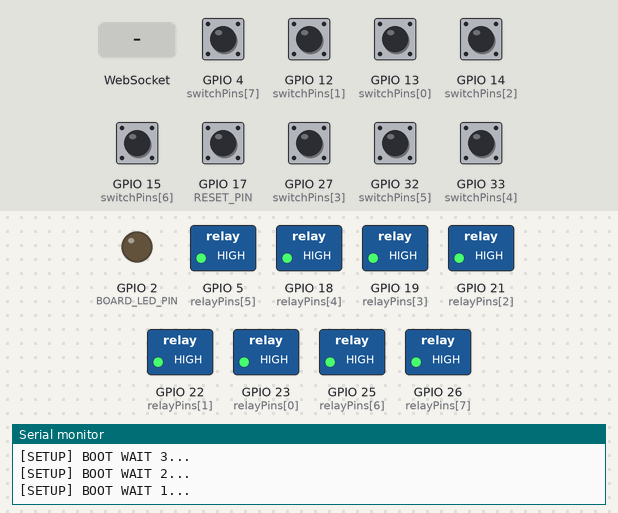
Simulated run of this sketch. Board: ESP32. Parts: switched loads named in the sketch (green lamp = pin HIGH), output pins drawn as LEDs (lit = HIGH), the last lines printed to the serial monitor. The inputs (shaded band) are chosen by the test bench; at power-on: GPIO 4 (switchPins[7]), GPIO 12 (switchPins[1]), GPIO 13 (switchPins[0]), GPIO 14 (switchPins[2]), GPIO 15 (switchPins[6]), GPIO 17 (RESET_PIN), GPIO 27 (switchPins[3]), GPIO 32 (switchPins[5]), GPIO 33 (switchPins[4]) HIGH. WiFi joins after 1.5 s; servers stay silent unless stated; EEPROM starts erased.

Above: at 5.7 s.
5.8 s: GPIO 4 (switchPins[7]) pulled LOW for 0.15 s
At 5.87 s:
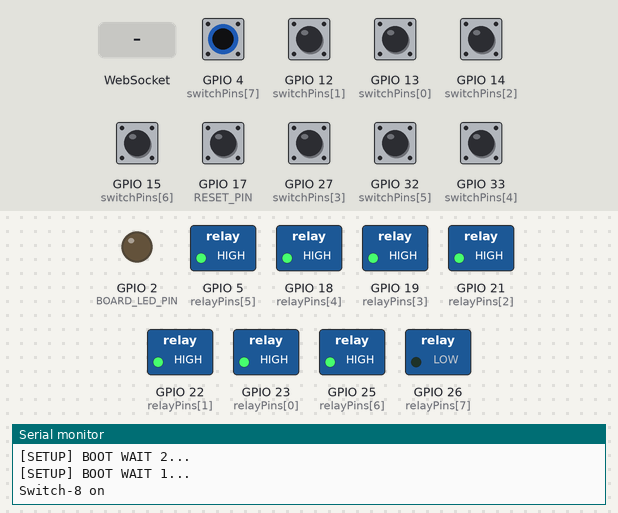
7.4 s: WebSocket text "0" received
At 8.2 s:
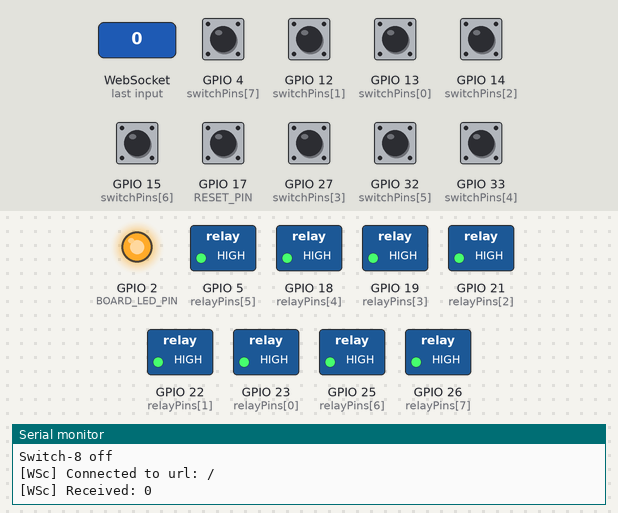
8.9 s: GPIO 12 (switchPins[1]) pulled LOW for 0.15 s
At 8.97 s:
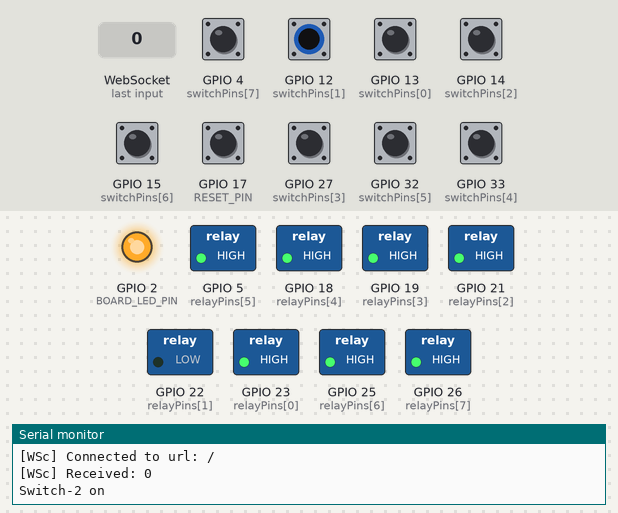
10.5 s: GPIO 13 (switchPins[0]) pulled LOW for 0.15 s
At 10.57 s:
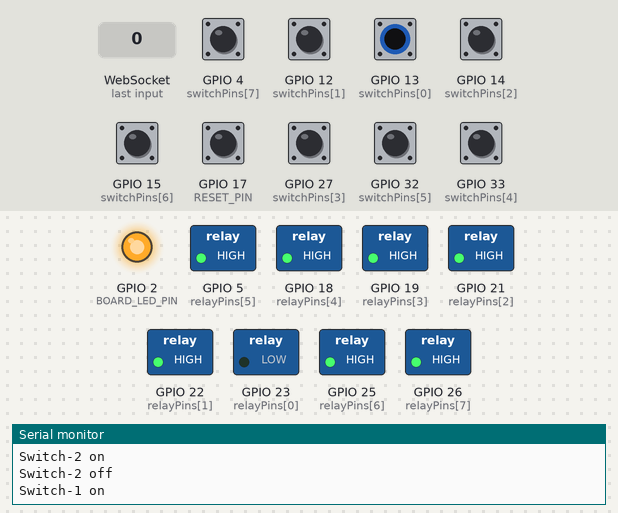
12.1 s: GPIO 14 (switchPins[2]) pulled LOW for 0.15 s
At 12.17 s:
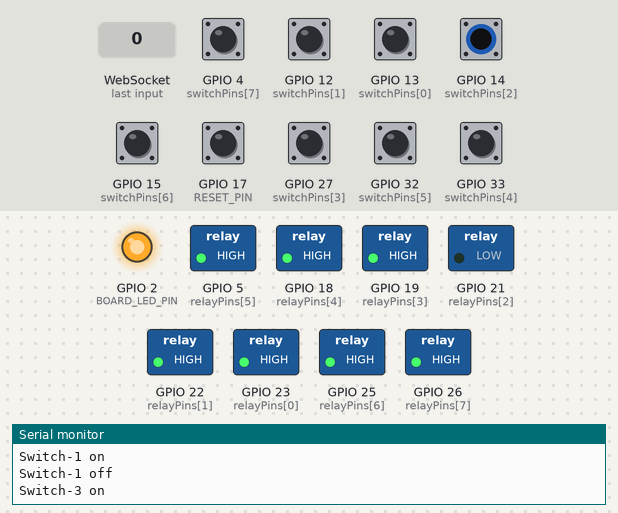
13.7 s: GPIO 15 (switchPins[6]) pulled LOW for 0.15 s
At 13.77 s:
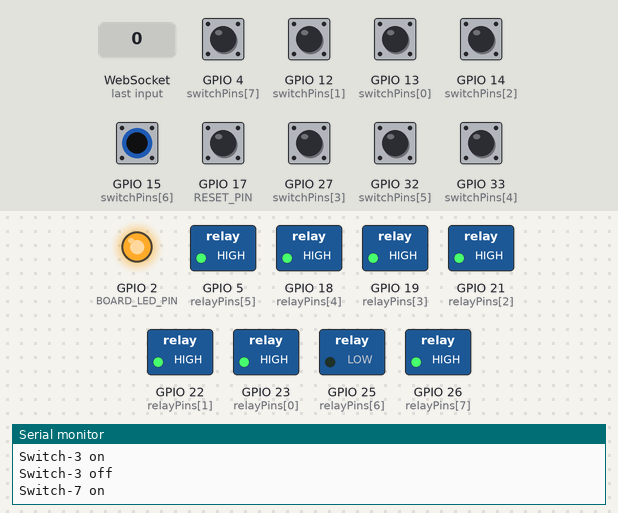
Timing chart, 0 to 16.3 s (numbered marks = the images above; inputs shaded):
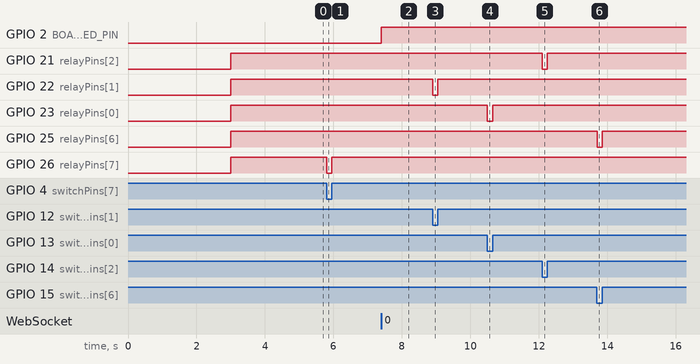

Measured:
- after the input at 5.8 s, GPIO 26 (relayPins[7]): HIGH → LOW at once, → HIGH 0.15 s later
- after the input at 7.4 s, GPIO 2 (BOARD_LED_PIN): LOW → HIGH at once
- after the input at 8.9 s, GPIO 22 (relayPins[1]): HIGH → LOW at once, → HIGH 0.15 s later
- after the input at 10.5 s, GPIO 23 (relayPins[0]): HIGH → LOW at once, → HIGH 0.15 s later
- after the input at 12.1 s, GPIO 21 (relayPins[2]): HIGH → LOW at once, → HIGH 0.15 s later
- after the input at 13.7 s, GPIO 25 (relayPins[6]): HIGH → LOW at once, → HIGH 0.15 s later

The sketch:

sketch.ino
```cpp
/*
    TODO
*/

#include <Arduino.h>
#include <WiFiManager.h>
#include <Preferences.h>
#include <WebSocketsClient.h>
#include <ArduinoJson.h>

WebSocketsClient webSocket;
WiFiManager wifiManager;
Preferences preferences;

String SwitchBotServer = "switchbot-v.herokuapp.com";
int SwitchBotPort = 443;
String SwitchBotPath = "/ws/";

String SwitchBotUsername;
String SwitchBotPassword;

unsigned long messageInterval = 5000;
bool connected = false;

#define DEBUG_SERIAL Serial

DynamicJsonDocument doc(1024);

short int BOARD_LED_PIN = 2;
short int RESET_PIN = 17;
int relayPins[8] = {23, 22, 21, 19, 18, 5, 25, 26};
int switchPins[8] = {13, 12, 14, 27, 33, 32, 15, 4};

bool switchState[8] = {LOW, LOW, LOW, LOW, LOW, LOW, LOW, LOW};
bool toggleState[8] = {LOW, LOW, LOW, LOW, LOW, LOW, LOW, LOW};

bool firstStart = true;

#include "ManualControlHandler.h"
#include "WebSocketEventHandler.h"

bool shouldSaveConfig = false;

void saveConfigCallback()
{
    shouldSaveConfig = true;
}

void setup()
{
    DEBUG_SERIAL.begin(115200);
    //  DEBUG_SERIAL.setDebugOutput(true);
    DEBUG_SERIAL.println();
    DEBUG_SERIAL.println();
    DEBUG_SERIAL.println();

    for (uint8_t t = 3; t > 0; t--)
    {
        DEBUG_SERIAL.printf("[SETUP] BOOT WAIT %d...\n", t);
        DEBUG_SERIAL.flush();
        delay(1000);
    }

    for (int i = 0; i < 8; i++)
    {
        pinMode(relayPins[i], OUTPUT);
    }

    for (int i = 0; i < 8; i++)
    {
        pinMode(switchPins[i], INPUT_PULLUP);
    }

    for (int i = 0; i < 8; i++)
    {
        digitalWrite(relayPins[i], HIGH);
    }

    pinMode(RESET_PIN, INPUT_PULLUP);
    pinMode(BOARD_LED_PIN, OUTPUT);
    digitalWrite(BOARD_LED_PIN, LOW);


    preferences.begin("SwitchBot", false);
    SwitchBotUsername = preferences.getString("SBUsername", "");
    SwitchBotPassword = preferences.getString("SBPassword", "");

    if (SwitchBotUsername == "" || SwitchBotPassword == "")
    {
        WiFiManagerParameter custom_username("SBUsername", "SwitchBot Username", SwitchBotUsername.c_str(), 12, " required");
        WiFiManagerParameter custom_password("SBPassword", "SwitchBot Password", SwitchBotPassword.c_str(), 12, " required");

        wifiManager.setSaveConfigCallback(saveConfigCallback);

        wifiManager.addParameter(&custom_username);
        wifiManager.addParameter(&custom_password);

        wifiManager.startConfigPortal("SwitchBot");
        if (shouldSaveConfig)
        {
            SwitchBotUsername = custom_username.getValue();
            SwitchBotPassword = custom_password.getValue();
            preferences.putString("SBUsername", SwitchBotUsername);
            preferences.putString("SBPassword", SwitchBotPassword);
        }
        preferences.end();
    }

    wifiManager.autoConnect("SwitchBot");

    webSocket.beginSSL(SwitchBotServer, SwitchBotPort, SwitchBotPath + SwitchBotUsername);
    webSocket.setAuthorization(SwitchBotUsername.c_str(), SwitchBotPassword.c_str());

    webSocket.onEvent(webSocketEvent);
}

unsigned long lastUpdate = millis();

void loop()
{
    manual_control();
    webSocket.loop();
    if (connected && lastUpdate + messageInterval < millis())
    {
        webSocket.sendPing();
        lastUpdate = millis();
    }

    if (digitalRead(RESET_PIN) == LOW)
    {
        wifiManager.resetSettings();
        preferences.begin("SwitchBot", false);
        preferences.clear();
        preferences.end();
        ESP.restart();
    }
}
```

ManualControlHandler.h
```cpp
#ifndef manual_control

void manual_control()
{
    for (int i = 0; i < 8; i++)
    {
        if (digitalRead(switchPins[i]) == LOW && switchState[i] == LOW)
        {
            digitalWrite(relayPins[i], LOW);
            if (webSocket.isConnected())
            {
                char s[16];
                sprintf(s, "{\"%d\":true}", i + 1);
                webSocket.sendTXT(s);
            }
            toggleState[i] = HIGH;
            switchState[i] = HIGH;
            Serial.printf("Switch-%d on\n", i + 1);
        }
        if (digitalRead(switchPins[i]) == HIGH && switchState[i] == HIGH)
        {
            digitalWrite(relayPins[i], HIGH);
            if (webSocket.isConnected())
            {
                char s[16];
                sprintf(s, "{\"%d\":false}", i + 1);
                webSocket.sendTXT(s);
            }
            toggleState[i] = LOW;
            switchState[i] = LOW;
            Serial.printf("Switch-%d off\n", i + 1);
        }
    }
}

#endif
```

WebSocketEventHandler.h
```cpp
#ifndef webSocketEvent

#ifndef hexdump

void hexdump(const void *mem, uint32_t len, uint8_t cols = 16)
{
    const uint8_t *src = (const uint8_t *)mem;
    DEBUG_SERIAL.printf("\n[HEXDUMP] Address: 0x%08X len: 0x%X (%d)", (ptrdiff_t)src, len, len);
    for (uint32_t i = 0; i < len; i++)
    {
        if (i % cols == 0)
        {
            DEBUG_SERIAL.printf("\n[0x%08X] 0x%08X: ", (ptrdiff_t)src, i);
        }
        DEBUG_SERIAL.printf("%02X ", *src);
        src++;
    }
    DEBUG_SERIAL.printf("\n");
}

#endif

void webSocketEvent(WStype_t type, uint8_t *payload, size_t length)
{

    switch (type)
    {
    case WStype_DISCONNECTED:
    {
        DEBUG_SERIAL.printf("[WSc] Disconnected!\n");
        connected = false;
        digitalWrite(BOARD_LED_PIN, LOW);
    }
    break;
    case WStype_CONNECTED:
    {
        DEBUG_SERIAL.printf("[WSc] Connected to url: %s\n", payload);
        connected = true;
        if (firstStart)
        {
            webSocket.sendTXT("update");
            firstStart = false;
        }
        else
        {
            for (int i = 0; i < 8; i++)
            {
                if (switchState[i] == HIGH)
                {
                    char s[16];
                    sprintf(s, "{\"%d\":true}", i + 1);
                    webSocket.sendTXT(s);
                }
                if (switchState[i] == LOW)
                {
                    char s[16];
                    sprintf(s, "{\"%d\":false}", i + 1);
                    webSocket.sendTXT(s);
                }
            }
        }
        digitalWrite(LED_BUILTIN, HIGH);
    }
    break;
    case WStype_TEXT:
    {
        DEBUG_SERIAL.printf("[WSc] Received: %s\n", payload);
        DeserializationError error = deserializeJson(doc, payload);
        if (!error)
        {
            JsonObject pinStates = doc.as<JsonObject>();
            for (JsonPair kv : pinStates)
            {
                int key = atoi(kv.key().c_str());
                if (kv.value().as<bool>())
                {
                    DEBUG_SERIAL.printf("Relay on - %d\n", key);
                    digitalWrite(relayPins[key - 1], LOW);
                    toggleState[key - 1] = LOW;
                }
                else
                {
                    DEBUG_SERIAL.printf("Relay off - %d\n", key);
                    digitalWrite(relayPins[key - 1], HIGH);
                    toggleState[key - 1] = HIGH;
                }
            }
        }
    }
    break;
    case WStype_BIN:
        DEBUG_SERIAL.printf("[WSc] get binary length: %u\n", length);
        hexdump(payload, length);
        break;
    case WStype_PING:
        DEBUG_SERIAL.printf("[WSc] get ping\n");
        break;
    case WStype_PONG:
        break;

    case WStype_ERROR:
    case WStype_FRAGMENT_TEXT_START:
    case WStype_FRAGMENT_BIN_START:
    case WStype_FRAGMENT:
    case WStype_FRAGMENT_FIN:
        break;
    }
}

#endif
```
